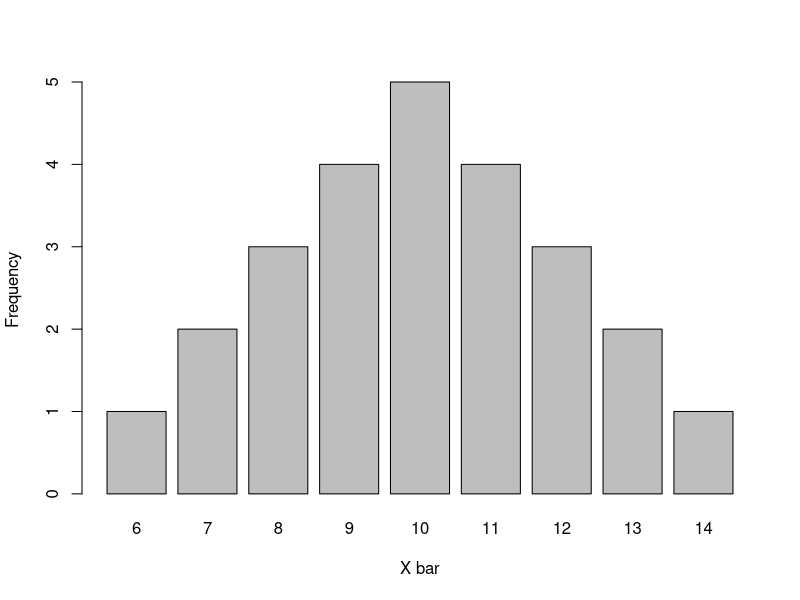

Recreate this plot in R.
# Page 136

N <- 5
ages <- c(6, 8, 10, 12, 14)

mean <- mean(ages)
mean
variance <- var(ages)
variance

library(gtools)
all.samples <- permutations(n=5,r=2,v=ages,repeats.allowed=T)
all.samples

xbar <- c(6:14)
freq <- c(1,2,3,4,5,4,3,2,1)
sampling.distribution <- data.frame(xbar, freq)
sampling.distribution
total.freq <- sum(freq)
total.freq

barplot(freq, space = NULL, names.arg = xbar, xlab = "X bar", ylab = "Frequency")